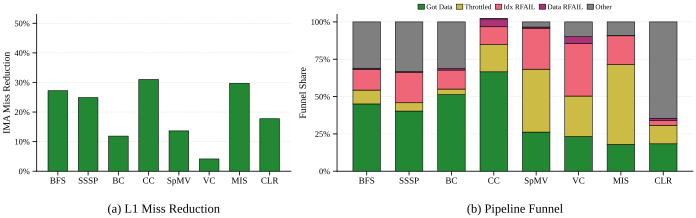

Generate this figure with Python:
#!/usr/bin/env python3
"""
Round 4 §5.3 FINAL — Mechanism combined figure (2 panels).

1×2 horizontal subplot figure aggregating metrics per algorithm group
(across 8 algorithms — MST is excluded because it has no IMA data):

  (a) L1 IMA Miss Reduction (%) — arithmetic mean of
      derived.ima_total_reduction_pct per algorithm.
  (b) Pipeline Funnel (%)       — stacked bar breaking down
      grasp_funnel counts into Got Data / Throttled / Idx RFAIL /
      Data RFAIL / Other (residual), each as % of idx_attempted,
      averaged per algorithm.

CT Entry Reuse panel removed in Round 5 per user request.

Style strictly matches proto_r4_52_A_nohatch.py (DMP-style color-only):
PALETTE_TOL_BRIGHT, no hatching, constrained layout, parents[5].
Subplot labels (a)/(b) BELOW each axis via subplot_label.

Output: proto_r4_53_mechanism.{pdf,svg}
"""
from __future__ import annotations
import json
import math
import sys
from pathlib import Path

import numpy as np

# NOTE: round4/ is 5 levels deep from repo root
_REPO = Path(__file__).resolve().parents[5]
sys.path.insert(0, str(_REPO / "ima_plan/07_paper_outline/plot_style"))
from plot_util import (  # noqa: E402
    apply_style, save_fig,
    PALETTE_TOL_BRIGHT, subplot_label,
)
from workload_names import ALG_GROUPS  # noqa: E402

apply_style()
import matplotlib.pyplot as plt  # noqa: E402
from matplotlib.patches import Patch  # noqa: E402


# ── Path constants ───────────────────────────────────────────────────────────
EFF_JSON = (_REPO /
            "ima_plan/07_paper_outline/figures/effectiveness_data.json")

DATA = json.loads(EFF_JSON.read_text())["workloads"]


# ── Algorithm groups (MST excluded — no IMA data) ──────────────────────────
# ALG_GROUPS gives 7 entries including Ext. = [mis, color, mst]; split Ext.
# into MIS / CLR / MST so §5.3 can show per-algorithm bars.
ALG_GROUPS_BASE = list(ALG_GROUPS)
alg_base = [g for g in ALG_GROUPS_BASE if g[0] != "Ext."]
ext_group = next((g for g in ALG_GROUPS_BASE if g[0] == "Ext."), None)

ALGORITHMS = [
    ("BFS",  ALG_GROUPS_BASE[0][1]),
    ("SSSP", ALG_GROUPS_BASE[1][1]),
    ("BC",   ALG_GROUPS_BASE[2][1]),
    ("CC",   ALG_GROUPS_BASE[3][1]),
    ("SpMV", ALG_GROUPS_BASE[4][1]),
    ("VC",   ALG_GROUPS_BASE[5][1]),
    ("MIS",  ["pann_mis_flickr"]),
    ("CLR",  ["pann_color_eco"]),
    # MST excluded: ima_total_reduction_pct = null, no grasp_funnel, no CT.
]

n_alg = len(ALGORITHMS)
alg_labels = [name for name, _ in ALGORITHMS]
xs = np.arange(n_alg, dtype=float)


# ── Per-workload extractors ─────────────────────────────────────────────────
def ima_total_red(rec):
    return (rec.get("derived") or {}).get("ima_total_reduction_pct")


def ct_reuse(rec):
    return (rec.get("derived") or {}).get("ct_reuse_per_entry")


def funnel_pcts(rec):
    """Return funnel shares (got_data, throttled, idx_rf, data_rf, other)
    as % of idx_attempted, or None if funnel data is missing."""
    f = (rec.get("grasp") or {}).get("grasp_funnel")
    if not f:
        return None
    ia = float(f.get("idx_attempted") or 0.0)
    if ia <= 0:
        return None
    got    = float(f.get("data_got_data") or 0) / ia * 100.0
    throt  = float(f.get("data_throttled") or 0) / ia * 100.0
    idx_rf = float(f.get("idx_rfail") or 0) / ia * 100.0
    dat_rf = float(f.get("data_rfail") or 0) / ia * 100.0
    other  = max(100.0 - got - throt - idx_rf - dat_rf, 0.0)
    return (got, throt, idx_rf, dat_rf, other)


# ── Aggregate per algorithm ────────────────────────────────────────────────
def alg_mean(metric_fn, wkls):
    vals = []
    for w in wkls:
        rec = DATA.get(w) or {}
        v = metric_fn(rec)
        if v is not None:
            vals.append(v)
    return float(np.mean(vals)) if vals else 0.0


def alg_geomean(metric_fn, wkls):
    vals = []
    for w in wkls:
        rec = DATA.get(w) or {}
        v = metric_fn(rec)
        if v is not None and v > 0:
            vals.append(v)
    if not vals:
        return 0.0
    return float(math.exp(sum(math.log(v) for v in vals) / len(vals)))


def alg_funnel_mean(wkls):
    """Average the 5 funnel components across wkls."""
    rows = []
    for w in wkls:
        rec = DATA.get(w) or {}
        r = funnel_pcts(rec)
        if r is not None:
            rows.append(r)
    if not rows:
        return (0.0, 0.0, 0.0, 0.0, 0.0)
    arr = np.array(rows)  # shape (nw, 5)
    return tuple(float(x) for x in arr.mean(axis=0))


miss_red_alg = np.array([alg_mean(ima_total_red, wkls) for _, wkls in ALGORITHMS])
ct_reuse_alg = np.array([alg_geomean(ct_reuse, wkls) for _, wkls in ALGORITHMS])
funnel_alg_rows = [alg_funnel_mean(wkls) for _, wkls in ALGORITHMS]
funnel_alg = np.array(funnel_alg_rows)   # shape (n_alg, 5)


# ── Colors ──────────────────────────────────────────────────────────────────
C_GRASP   = PALETTE_TOL_BRIGHT[0]  # green  — good / primary
C_DELIVER = PALETTE_TOL_BRIGHT[0]  # green  — got data
C_THROT   = PALETTE_TOL_BRIGHT[3]  # yellow — throttled
C_IDX_RF  = PALETTE_TOL_BRIGHT[1]  # red    — idx reservation fail
C_DAT_RF  = PALETTE_TOL_BRIGHT[2]  # purple — data reservation fail
C_OTHER   = PALETTE_TOL_BRIGHT[4]  # gray   — residual / slack


# ── Figure layout ───────────────────────────────────────────────────────────
fig, axes = plt.subplots(
    nrows=1, ncols=2,
    figsize=(7.0, 2.2),
    constrained_layout=True,
    gridspec_kw={"width_ratios": [1.0, 1.4]},
)

bar_w = 0.65


def style_xaxis(ax):
    ax.set_xticks(xs)
    ax.set_xticklabels(alg_labels, rotation=0, ha="center", fontsize=6.5)
    ax.set_xlim(-0.7, n_alg - 0.3)
    ax.tick_params(axis="x", pad=1)


# ────────────────────────────────────────────────────────────────────────────
# (a) L1 IMA Miss Reduction (%) per algorithm
# ────────────────────────────────────────────────────────────────────────────
ax = axes[0]
Y_LO_A, Y_HI_A = 0.0, 50.0
# Bars sit on Y_LO_A. Clip anything > Y_HI_A.
heights_a = np.minimum(np.maximum(miss_red_alg, Y_LO_A), Y_HI_A) - Y_LO_A
ax.bar(
    xs, heights_a, bar_w,
    bottom=Y_LO_A,
    color=C_GRASP,
    edgecolor="black", linewidth=0.4,
    zorder=3,
)
# Annotate clipped bars
for i, v in enumerate(miss_red_alg):
    if v > Y_HI_A:
        ax.annotate(
            f"{v:.0f}%",
            xy=(xs[i], Y_HI_A), xytext=(0, 1.5),
            textcoords="offset points",
            ha="center", va="bottom",
            fontsize=5.5, fontweight="bold", color=C_GRASP,
            zorder=6,
        )
        ax.annotate(
            "",
            xy=(xs[i], Y_HI_A + 1.5), xytext=(xs[i], Y_HI_A - 0.5),
            arrowprops=dict(arrowstyle="->", color=C_GRASP,
                            lw=0.6, shrinkA=0, shrinkB=0),
            zorder=5,
        )

ax.set_ylim(Y_LO_A, Y_HI_A + 3.0)
ax.set_yticks([0, 10, 20, 30, 40, 50])
ax.set_yticklabels([f"{t:d}%" for t in [0, 10, 20, 30, 40, 50]])
ax.set_ylabel("IMA Miss Reduction", fontsize=7, labelpad=2)
ax.tick_params(axis="y", labelsize=6)
style_xaxis(ax)
subplot_label(ax, "(a) L1 Miss Reduction", y=-0.30)


# ────────────────────────────────────────────────────────────────────────────
# (b) Pipeline Funnel — stacked per-algorithm bar summing to 100%
# ────────────────────────────────────────────────────────────────────────────
ax = axes[1]
Y_LO_B, Y_HI_B = 0.0, 100.0

# Stack order (bottom → top): Got Data, Throttled, Idx RFAIL, Data RFAIL, Other
delivered  = funnel_alg[:, 0]
throttled  = funnel_alg[:, 1]
idx_rfail  = funnel_alg[:, 2]
data_rfail = funnel_alg[:, 3]
other_loss = funnel_alg[:, 4]

bottoms = np.zeros(n_alg)


def _stack(values, color, label):
    global bottoms
    ax.bar(
        xs, values, bar_w,
        bottom=bottoms,
        color=color,
        edgecolor="black", linewidth=0.4,
        label=label, zorder=3,
    )
    bottoms = bottoms + values


_stack(delivered,  C_DELIVER, "Got Data")
_stack(throttled,  C_THROT,   "Throttled")
_stack(idx_rfail,  C_IDX_RF,  "Idx RFAIL")
_stack(data_rfail, C_DAT_RF,  "Data RFAIL")
_stack(other_loss, C_OTHER,   "Other")

ax.set_ylim(Y_LO_B, Y_HI_B + 5.0)
ax.set_yticks([0, 25, 50, 75, 100])
ax.set_yticklabels([f"{t:d}%" for t in [0, 25, 50, 75, 100]])
ax.set_ylabel("Funnel Share", fontsize=7, labelpad=2)
ax.tick_params(axis="y", labelsize=6)
style_xaxis(ax)
subplot_label(ax, "(b) Pipeline Funnel", y=-0.30)

# Legend inside top of panel (small, 5 entries, single row)
ax.legend(
    ncol=5, fontsize=5.2, frameon=False,
    loc="lower center", bbox_to_anchor=(0.5, 1.01),
    handlelength=0.9, handleheight=0.7,
    columnspacing=0.5, handletextpad=0.25,
    borderaxespad=0,
)


# ── Save ────────────────────────────────────────────────────────────────────
out_dir = Path(__file__).resolve().parent
save_fig(fig, "proto_r4_53_mechanism", out_dir)
plt.close(fig)


# ── Console summary ─────────────────────────────────────────────────────────
print("=== Round 4 §5.3 Mechanism — per-algorithm aggregation ===")
print(f"algorithms = {n_alg} (MST excluded — no IMA data)")
print()
print("(a) L1 IMA Miss Reduction (%) — arith mean per alg:")
for name, v in zip(alg_labels, miss_red_alg):
    print(f"   {name:5s}  {v:6.2f}%")
print(f"   ---- overall avg = {float(np.mean(miss_red_alg)):6.2f}%")
print()
print("(b) Pipeline Funnel shares (%) — avg of components per alg:")
print("        GotData  Throttled  IdxRFAIL  DataRFAIL  Other")
for name, row in zip(alg_labels, funnel_alg_rows):
    print(f"   {name:5s}  "
          f"{row[0]:7.1f}  {row[1]:9.1f}  {row[2]:8.1f}  "
          f"{row[3]:9.1f}  {row[4]:5.1f}")
# MST note (for transparency — the skipped algorithm)
mst_rec = DATA.get("ls_mst_rmat12") or {}
mst_ima = (mst_rec.get("derived") or {}).get("ima_total_reduction_pct")
print()
print("Note: MST (ls_mst_rmat12) excluded because it has no IMA data "
      f"(ima_total_reduction_pct = {mst_ima}).")

print(f"\nSaved to {out_dir}/proto_r4_53_mechanism.{{pdf,svg}}")
